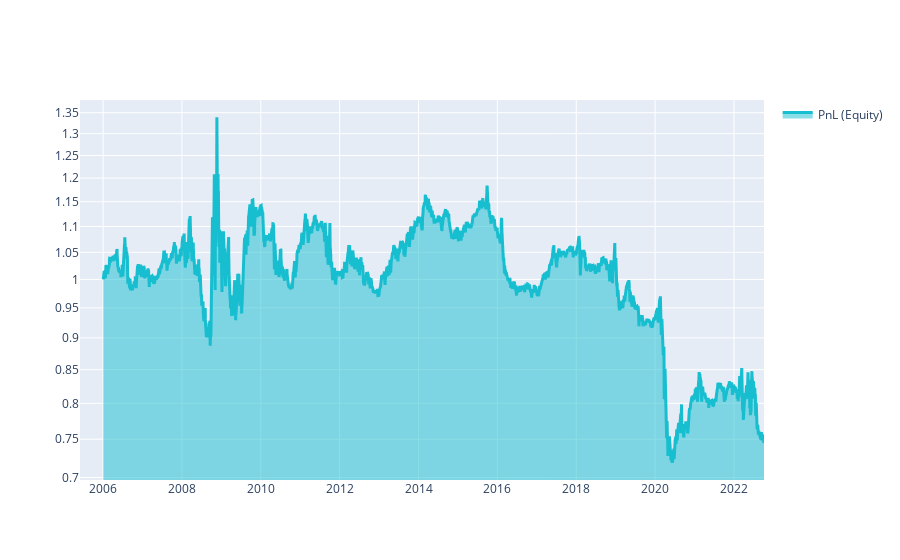

Source (notebook cell):
### Markdown cell above
# Q18 Quick Start

This template shows you the basic steps for taking part to the **Q18 NASDAQ-100 Stock Long-Short contest**.

### Code cell
# ! conda install -y scikit-learn

import xarray as xr

import qnt.ta as qnta
import qnt.data as qndata
import qnt.output as qnout
import qnt.stats as qns
import qnt.stats as qnstats

data = qndata.stocks.load_ndx_data(min_date="2005-06-01")

close     = data.sel(field="close")
is_liquid = data.sel(field="is_liquid")
sma_slow  = qnta.sma(close, 100)
sma_fast  = qnta.sma(close, 25)
weights   = xr.where(sma_slow < sma_fast, 1, -1)
weights   = weights * is_liquid

weights = qnout.clean(weights, data, "stocks_nasdaq100")

# calc stats
stats = qns.calc_stat(data, weights.sel(time=slice("2006-01-01", None)))
display(stats.to_pandas().tail())

# graph
performance = stats.to_pandas()["equity"]
import qnt.graph as qngraph

qngraph.make_plot_filled(performance.index, performance, name="PnL (Equity)", type="log")

def get_sharpe(market_data, weights):
    rr = qnstats.calc_relative_return(market_data, weights)
    sharpe = qnstats.calc_sharpe_ratio_annualized(rr).values[-1]
    return sharpe

sharpe = get_sharpe(data, weights)
print("Sharpe Ratio: ",sharpe)

### Figure 1 — Plotly figure (JSON) as saved in the notebook; plotly's stock layout.template omitted (floating-point values rounded to 4 significant figures; data arrays with more than 128 entries replaced by an {"elided": "..."} marker saying what was removed)
{"data": [{"fill": "tonexty", "line": {"color": "#17BECF", "width": 3}, "name": "PnL (Equity)", "type": "scatter", "x": {"elided": "4369 str values"}, "y": {"elided": "4369 float values"}}], "layout": {"autosize": true, "showlegend": true, "xaxis": {"autorange": true, "range": ["2005-06-01", "2022-10-06"], "type": "date"}, "yaxis": {"range": [-0.1568, 0.1403], "type": "log"}}}
